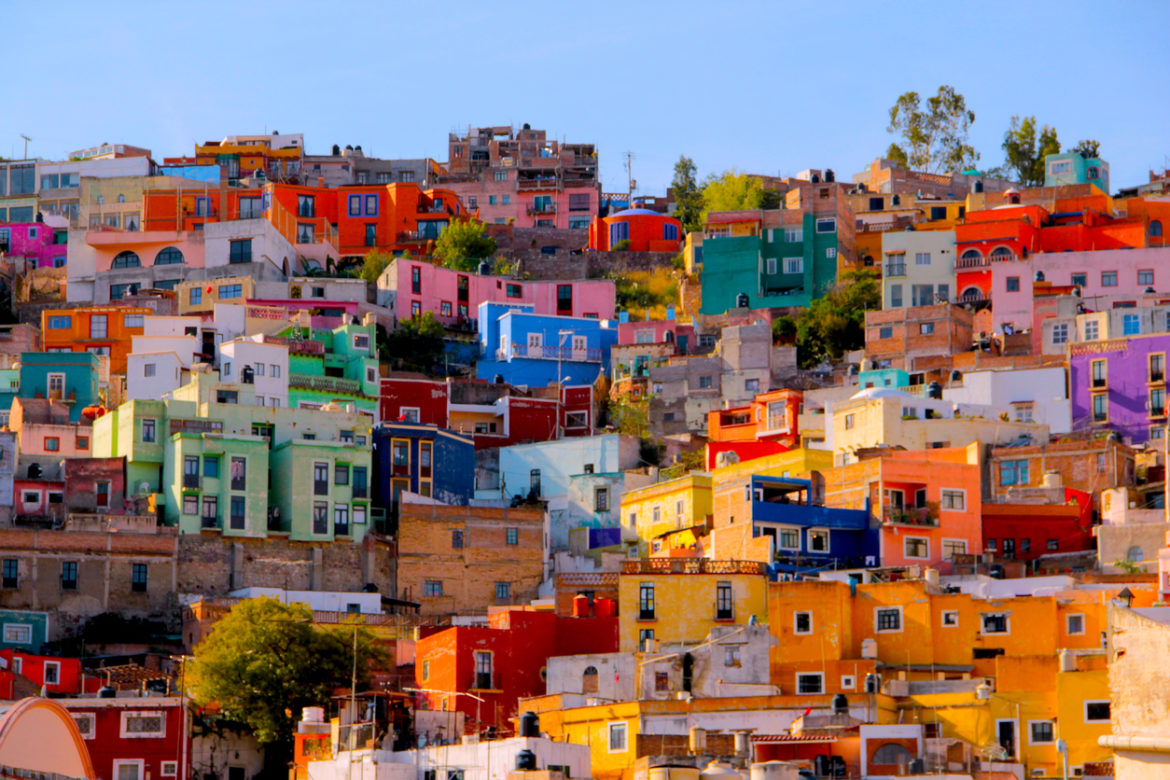
#> input picture picture.jpg, 1170 x 780 px
$ python color_recognition.py
#> lines starting #> are read from the running program, lines starting #| are printed output that depends on the picture
import cv2
import pandas as pd

img_path = 'picture.jpg'
csv_path = 'colors.csv'

index = ['color', 'color_name', 'hex', 'R', 'G', 'B']
df = pd.read_csv(csv_path, names=index, header=None)
#> (reads colors.csv from the repository)

img = cv2.imread(img_path)
#> img is the input picture: shape (780, 1170, 3); mean B, G, R 110.5, 113.6, 137
img = cv2.resize(img, (800,600))
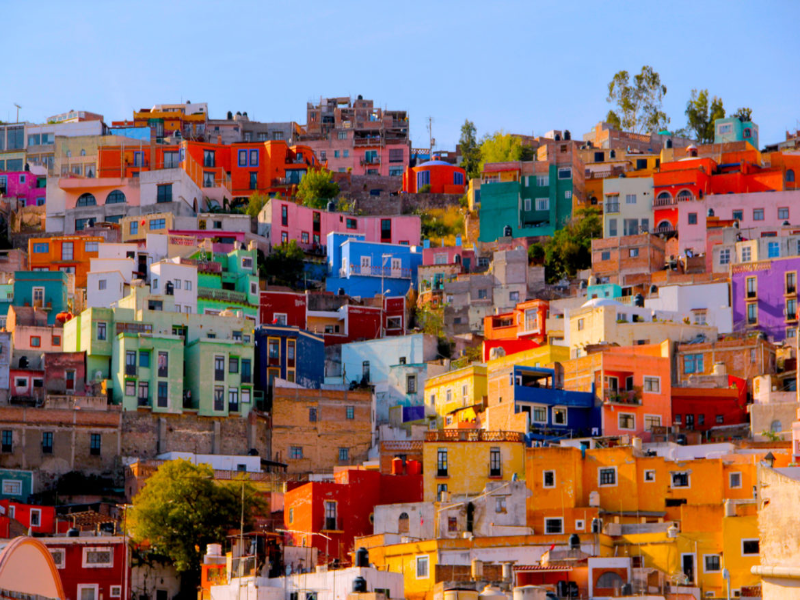
#> img: shape (600, 800, 3); mean B, G, R 110.4, 113.5, 136.9

clicked = False
r = g = b = xpos = ypos = 0

def get_color_name(R,G,B):
	minimum = 1000
	for i in range(len(df)):
		d = abs(R - int(df.loc[i,'R'])) + abs(G - int(df.loc[i,'G'])) + abs(B - int(df.loc[i,'B']))
		if d <= minimum:
			minimum = d
			cname = df.loc[i, 'color_name']

	return cname

def draw_function(event, x, y, flags, params):
	if event == cv2.EVENT_LBUTTONDBLCLK:
		global b, g, r, xpos, ypos, clicked
		clicked = True
		xpos = x
		ypos = y
		b,g,r = img[y,x]
		b = int(b)
		g = int(g)
		r = int(r)

cv2.namedWindow('image')
cv2.setMouseCallback('image', draw_function)

while True:
	cv2.imshow('image', img)
	if clicked:
		cv2.rectangle(img, (20,20), (600,60), (b,g,r), -1)
		text = get_color_name(r,g,b) + ' R=' + str(r) + ' G=' + str(g) + ' B=' + str(b)
		cv2.putText(img, text, (50,50), 2,0.8, (255,255,255),2,cv2.LINE_AA)
		if r+g+b >=600:
			cv2.putText(img, text, (50,50), 2,0.8, (0,0,0),2,cv2.LINE_AA)
	if cv2.waitKey(20) & 0xFF == 27:
#> (key Esc is pressed here)
		break

cv2.destroyAllWindows()
